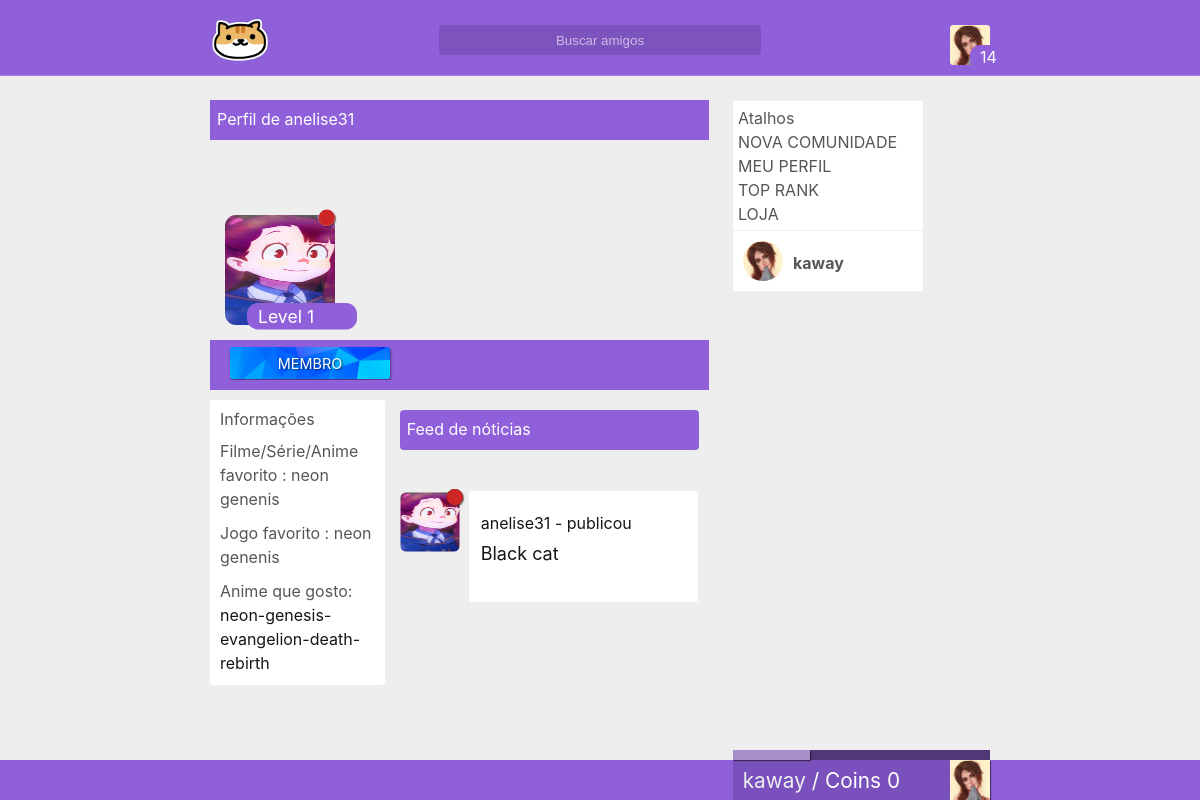
/profile/50 (signed in), run on an earlier commit of the app's database.
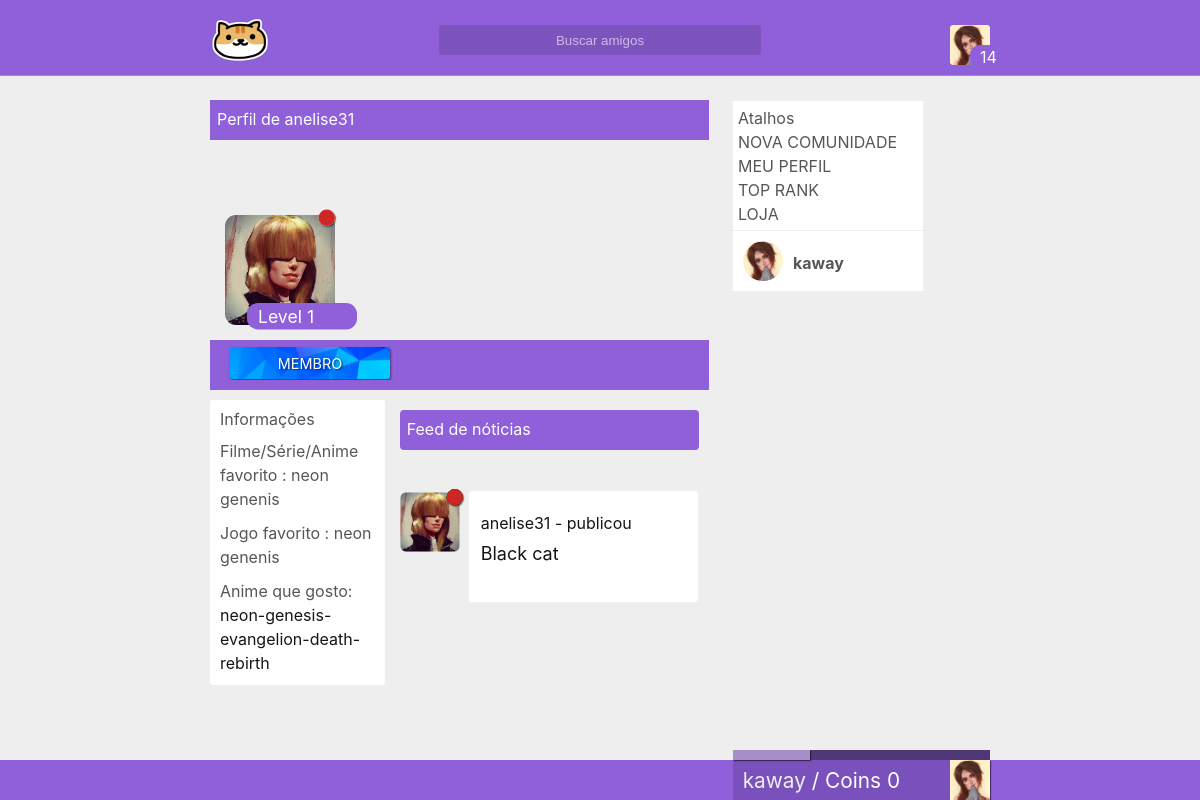
And on a later commit of the database.
### tables this page shows
CREATE TABLE `user` (
  `id` int(11) NOT NULL,
  `cry` varchar(255) NOT NULL,
  `wtf` varchar(2555) NOT NULL,
  `cool` varchar(2555) NOT NULL,
  `baby` varchar(2555) NOT NULL,
  `very` varchar(2555) NOT NULL,
  `nani` varchar(255) NOT NULL,
  `email` varchar(100) NOT NULL,
  `password` varchar(255) NOT NULL,
  `usuario` varchar(255) NOT NULL,
  `admin` int(11) NOT NULL,
  `avatar` varchar(255) NOT NULL,
  `background` text NOT NULL,
  `cover` text NOT NULL,
  `config` int(11) NOT NULL,
  `game` text NOT NULL,
  `movie` text NOT NULL,
  `pincode` varchar(10) NOT NULL,
  `ip` varchar(255) NOT NULL,
  `tuturial` int(11) NOT NULL,
  `exp` int(11) NOT NULL,
  `lvl` int(11) NOT NULL,
  `tag` int(11) NOT NULL,
  `money` int(11) NOT NULL,
  `status` varchar(200) NOT NULL,
  `anime_favorito` int(11) NOT NULL
);

CREATE TABLE `anime` (
  `id` int(11) NOT NULL,
  `slug` varchar(255) NOT NULL,
  `age_rating` int(11) NOT NULL,
  `episode_count` int(11) NOT NULL,
  `episode_length` int(11) NOT NULL,
  `synopsis` text NOT NULL,
  `youtube_video_id` varchar(255) NOT NULL,
  `created_at` timestamp NOT NULL DEFAULT CURRENT_TIMESTAMP ON UPDATE CURRENT_TIMESTAMP,
  `updated_at` timestamp NOT NULL DEFAULT '0000-00-00 00:00:00',
  `cover_image_file_name` varchar(255) NOT NULL,
  `cover_image_content_type` varchar(255) NOT NULL,
  `cover_image_file_size` int(11) NOT NULL,
  `cover_image_updated_at` timestamp NOT NULL DEFAULT '0000-00-00 00:00:00',
  `average_rating` double NOT NULL,
  `user_count` int(11) NOT NULL,
  `age_rating_guide` varchar(255) NOT NULL,
  `show_type` int(11) NOT NULL,
  `start_date` date NOT NULL,
  `end_date` date NOT NULL,
  `rating_frequencies` int(11) NOT NULL,
  `poster_image_file_name` varchar(255) NOT NULL,
  `poster_image_content_type` varchar(255) NOT NULL,
  `poster_image_file` int(11) NOT NULL,
  `poster_image_updated_at` int(11) NOT NULL,
  `cover_image_top_offset` int(11) NOT NULL,
  `started_airing_date_known` tinyint(1) NOT NULL,
  `titles` int(11) NOT NULL,
  `canonical_title` varchar(255) NOT NULL,
  `abbreviated_titles` varchar(255) NOT NULL,
  `poster_image_file_size` int(11) NOT NULL
);

CREATE TABLE `postagem` (
  `id` int(11) NOT NULL,
  `iduser` int(11) NOT NULL,
  `cry` varchar(2555) NOT NULL,
  `title` text NOT NULL,
  `texto` text NOT NULL
);

### autoload/template.php (called while the page is built)
<?php
require './autoload/template/html.php';
function html(){
	require './autoload/template/body.php';
}

### autoload/start.php (called while the page is built)
<?php
require 'template.php';

### config/_autoload.php (called while the page is built)
<?php
require './autoload/start.php';

### index.php (called while the page is built)
<?php
require './config/config.php';
require './config/_autoload.php';
?>

### config/globals.php (called while the page is built)
<?php
require './autoload/why.php';
$template = $varglobal;
$manu = 0;

### autoload/why.php (called while the page is built)
<?php
$varglobal = 4002;

### autoload/requireme.php (called while the page is built)
<?php
$databasehm = 4002;

### autoload/user/user.php (called while the page is built, shortened)
<?php
if(isset($_COOKIE['iduser']) && (isset($_COOKIE['cry']) ) ){
	$iduser = $_COOKIE['iduser'];
	$cry = $_COOKIE['cry'];
    $wtf = $_COOKIE['wtf'];
    $cool = $_COOKIE['cool'];
    $baby = $_COOKIE['baby'];
    $very = $_COOKIE['very'];
	$result_usuario = "SELECT * FROM user WHERE id = '$iduser' && cry = '$cry' and wtf = '$wtf' and cool = '$cool' and baby = '$baby' and very = '$very' LIMIT 1";
    $resultado_usuario = mysqli_query($conn, $result_usuario);
    $user = mysqli_fetch_assoc($resultado_usuario);
}
?>

### autoload/template/body.php (called while the page is built)
<?php
require './templates/index.php';

### autoload/user/stranger.php (called while the page is built)
<?php
if(isset($_GET['id']) ){
	$stranger = $_GET['id'];
	$pontos = array(",", ".", "'");
	$strangert = str_replace($pontos, "", $stranger);
    $result_strangerc = "SELECT * FROM user WHERE id = '$strangert' LIMIT 1";
    $resultado_strangerc = mysqli_query($conn, $result_strangerc);
    $stranger = mysqli_fetch_assoc($resultado_strangerc);
}

### config/config.php (called while the page is built, shortened)
<?php
$dataAtual = date('d/m/Y H:i:s');

### view/profile/feeds.php (the view, shortened to what this page needs)
<?php if(isset($template)){?>
<div class="notice">
    <p>Feed de nóticias</p>
</div>
<?php
$stran = $stranger['id'];
$post = "SELECT * FROM postagem WHERE id and iduser = '$stran' ORDER BY id DESC";
$posta = mysqli_query($conn, $post);
foreach ($posta as $posta => $postas) {
?>
<?php
$quem = $postas['iduser'];
$result_peopledt = "SELECT * FROM user WHERE id = $quem LIMIT 1";
 $resultado_peoplede = mysqli_query($conn, $result_peopledt);
foreach ($resultado_peoplede as $resultado_peoplede => $resultado_peopledes) {
$status = $resultado_peopledes['status'];
$statusatual = null;
if($status >= $dataAtual){
            $statusatual = "1";
}
else{
            $statusatual = "0";
}
?>
<div class="post">
<p style="color: #151515 !important; top: 10px; position: relative; left: 2px;word-wrap: break-word;"><a href="/profile/<?php echo $resultado_peopledes['id'];?>""><?php echo $resultado_peopledes['usuario'];?></a> - publicou</p>
<span style="color: #151515 !important; top: -25px; position: relative; left: 2px; font-size: 18px; word-wrap: break-word;"><?php echo $postas['texto'];?></span>
<div class="postaaa" style="left: -100px; position: absolute;">
<div class="avatar" style="top: -100px; width: 60px !important; height: 60px !important; position: absolute; background: transparent !important; box-shadow: 1px 1px 1px transparent !important;">
<div class="online" style="top: 0px; height: 15px; z-index: 1000; right: -10px; width: 15px; background: #151515;"><div class="verificar" uk-tooltip="<?php if($statusatual == "1"){ echo 'Usuario online';}else{ echo 'Usuario Offline';} ?>" id="verificando<?php echo $resultado_peopledes['id']; echo $postas['id'];?>"></div></div>
<a href='/profile/<?php echo $resultado_peopledes['id'];?>'><img uk-tooltip="<?php echo $resultado_peopledes['usuario'];?>" src="/img/user/<?php echo $resultado_peopledes['avatar'];?>"/></a>
</div>
</div>
</div>
<?Php } } ?>
</div>
<?Php } else{ include '../404/index.php';}?>

### autoload/template/html.php (shortened to what this page needs)
<!DOCTYPE html>
<html>
<head>
	<link rel="stylesheet" type="text/css" href="/assets/css/style.css?v=1.0">
	<link rel="stylesheet" type="text/css" href="/assets/css/uikit.min.css?v=1.0">
	<link href="/assets/css/fonts/Ubuntu-Medium.ttf" rel="stylesheet">
	<link href="/assets/css/fonts/pixel.woff2" rel="stylesheet">
	<link rel="stylesheet" href="/assets/css/animation.css">
</head>
<body>
<?php
html();
?>
</body>
</html>

### templates/index.php (shortened to what this page needs)
<?php
require './config/config.php';
require './config/globals.php';
require './autoload/requireme.php';
if($manu == 0){
if($template == $databasehm){
if(!$conn){
  	require './view/nodb/index.php';
}
else{
if(isset($_COOKIE['verificar']) ){
if(empty($_COOKIE['iduser']) && (empty($_COOKIE['cry']) )){
	require './autoload/user/user.php';
	require './view/account/check.php';
}
}
else{
if(empty($_COOKIE['iduser']) && (empty($_COOKIE['cry']) )){
if(isset($_GET['cadastro'])){
	require './view/account/cadastro.php';
}
else if(isset($_GET['login'])){
	require './view/account/login.php';
}
else if(isset($_GET['esqueci'])){
	require './view/account/forgot.php';
}
else if(isset($_GET['profile'])){
	require './view/dashboard/menu_not.php';
	require './view/profile/user.php';
}
else if(isset($_GET['title'])){
	require './view/dashboard/menu_not.php';
	require './view/anime/title.php';
	}
else{
	require './view/home/index.php';
}
require './php/main/randback.php';
}
else{
	if(isset($_COOKIE['iduser']) && (isset($_COOKIE['cry']) )){
	require './autoload/user/user.php';
	if($user['config'] == 0){
	require './view/dashboard/menu.php';
	require './view/dashboard/config.php';
	}
	else{
	if(isset($_GET['profile'])){
	require './view/dashboard/menu.php';
	require './view/profile/user.php';
	}
	}
	}
}
}
}
}
else{
	require './view/notme/index.php';
}
}
else{
	require './view/manu/index.php';
}

### view/dashboard/menu.php (shortened to what this page needs)
<?php if(isset($template)){?>
<?php if(isset($_COOKIE['iduser']) && (isset($_COOKIE['cry']) )){ ?>
<div class="headerta">
	<div class="align">
		<a href="/"><img class="logo" src="/assets/img/friends.png"/></a>
	<div class="boxcenter">
		<input class="busca" type="text" placeholder="Buscar amigos"/>
	</div>
	<div class="boxleft">
		<div class="okaysr">
		<img class="avatar" src="/img/user/<?php echo $user['avatar'];?>"/>
		<p class="myrank"><span id="lvl"><?php echo $user['lvl'];?></span></p>
		</div>
	</div>
	</div>
</div>
<?php
$exp = $user['exp'];
?>
<div class="bottomh">
	<div class="align">
		<div class="profile">
			<div class="exp" uk-tooltip="Progresso">
				<div uk-tooltip="EXP atual <?Php echo $exp;?> de 10" class="atual"></div>
			</div>
			<div class="avatar" uk-tooltip="Foto de avatar">
			</div>
			<p><a href="/profile/<?php echo $user['id'];?>"><?php echo $user['usuario'];?></a> / Coins <?php echo $user['money'];?></p>
		</div>
	</div>
</div>
<?Php } ?>
<?Php }  else{ include '../404/index.php';}?>

### view/profile/user.php (shortened to what this page needs)
<?php if(isset($template)){
echo '<div class="align">';
echo '<div class="flex">';
echo '<div class="feed">';
echo '<div id="perfil">';
$stran = $_GET['id'];
$pontos = array(",", ".", "'");
$strangert = str_replace($pontos, "", $stran);
if(isset($_COOKIE['iduser'],$_COOKIE['cry'])){
if($user['id'] == $strangert){
	require './view/profile/me.php';
}
else{
	require './view/profile/stranger.php';
}
require './view/dashboard/status/me.php';
}
echo '</div>';
echo '</div>';
echo '</div>';
 }else{
 	include '../404/index.php';
 } ?>

### view/profile/stranger.php (shortened to what this page needs)
<?php if(isset($template)){
?>
<?php
require './autoload/user/stranger.php';
if(isset($stranger)){
	?>
<?php
$status = $stranger['status'];
$statusatual = null;
if($status >= $dataAtual){
	$statusatual = "1";
}
else{
	$statusatual = "0";
}
?>
<div class="profile_">
<div class="notice" style="top: 0;border-radius: 0px !important;">
    <p>Perfil de <?php echo $stranger['usuario'];?></p>
</div>
<div class="cover">
<div class="avatar">
	<div class="online"><div uk-tooltip="<?php if($statusatual == "1"){ echo 'Usuario online';}else{ echo 'Usuario Offline';} ?>" class="verificar"></div></div>
	<img src="/img/user/<?php echo $stranger['avatar'];?>"/>
	<p class="myrank" style="width: auto; top: -40px !important;"><span id="lvl">Level <?php echo $stranger['lvl'];?></span></p>
</div>
</div>
<div class="tab">
	<div class="tags">
<div class="uk-position-relative uk-visible-toggle uk-light" uk-slider id="slidertag">
<ul class="uk-slider-items uk-child-width-1-2 uk-child-width-1-3@s uk-child-width-1-4@m">
<?php
if($stranger['admin'] == 1){
?>
<li>
<div class="tag" id="tagmembro"><p>Administrador</p></div>
<div class="uk-position-center uk-panel"></div>
</li>
<style type="text/css">
	#tagmembro{
	background-image: url('/assets/img/tags/admin.jpg');
	}
</style>
<?php } else{?>
<li>
<div class="tag" id="tagmembro"><p>Membro</p></div>
</li>
<?php } ?>
</ul>
</div>
	</div>
</div>
<div class="left_info">
<h1>Informações</h1>
<p>Filme/Série/Anime favorito : <?php echo $stranger['movie'];?></p>
<p>Jogo favorito : <?php echo $stranger['game'];?></p>
<p><?php
$meuanime = $stranger['anime_favorito'];
$anim = "SELECT * FROM anime WHERE id = '$meuanime' ORDER BY id ASC LIMIT 1";
$anime = mysqli_query($conn, $anim);
$animed = mysqli_fetch_assoc($anime);
if(isset($animed)){
	echo 'Anime que gosto: ';
}
foreach ($anime as $anime => $animes) {?>
 <a href="/anime/<?php echo $animes['id'];?>"><?php echo $animes['slug']; } ?></a></p>
</div>
<div class="right_info">
<?php
echo '<div style="position: relative; left: 0; width: 100%; top: -20px;">';
require './view/profile/feeds.php';
echo '</div>';
?>
</div>
</div>
<?php } ?>
<?php } else{
 	include '../404/index.php';
 } ?>

### view/dashboard/status/me.php
<?php if(isset($template)){?>
<div class="links">
<p>Atalhos</p>
<a href="/create_page">Nova comunidade</a>
<br>
<a href="/profile/<?php echo $user['id'];?>">Meu perfil</a>
<br>
<a href="/toprank">Top rank</a>
<br>
<a href="/loja">Loja</a>
</div>
<div class="status">
<a href="/profile/<?php echo $user['id'];?>">
<img class="avatar" src="/img/user/<?php echo $user['avatar'];?>"/>
<p class="user"><?php echo $user['usuario'];?></p>
</a>
</div>
<?Php } else{ include '../404/index.php';}?>

### view/profile/stranger.php (style rules this page uses)
#tagmembro { background-image: url('/assets/img/tags/membro.jpg'); }

What changed in the data, as far as the page shows it:
changed user "anelise31": avatar: a different picture
